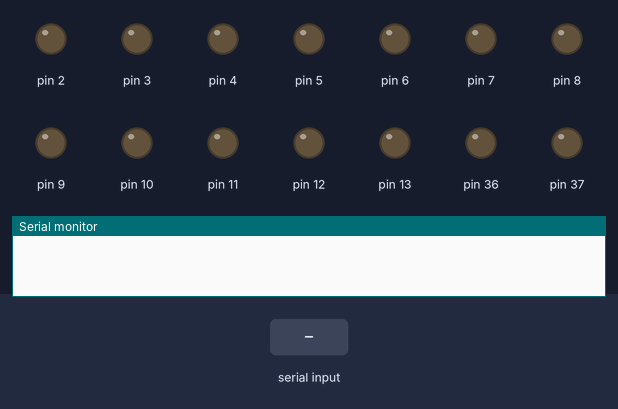
Bench run of a sketch on a simulated Arduino Mega 2560, built with avr-gcc and run on an emulated ATmega2560. On the bench: output pins drawn as LEDs (lit = HIGH), the last lines printed to the serial monitor. The test bench sets the inputs (shaded band).

Above: at 1.2 s.
1.3 s: "F" received over Serial
At 1.5 s:
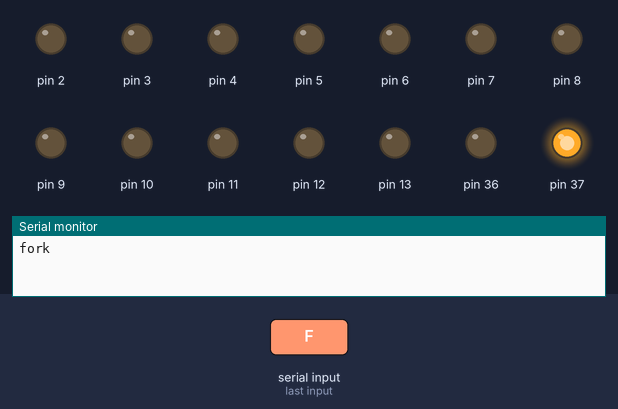
3.5 s: "1" received over Serial
At 4.3 s:
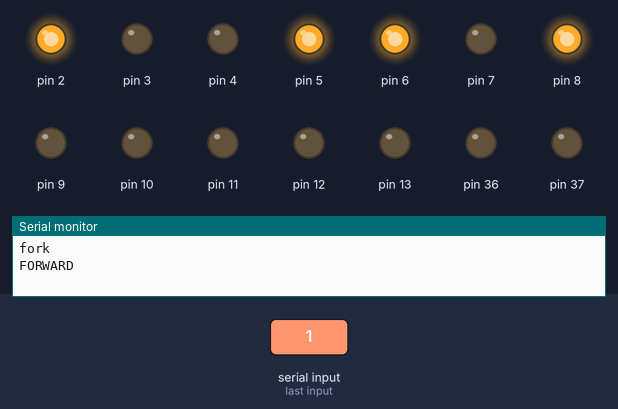
5.0 s: "2" received over Serial
At 5.4 s:
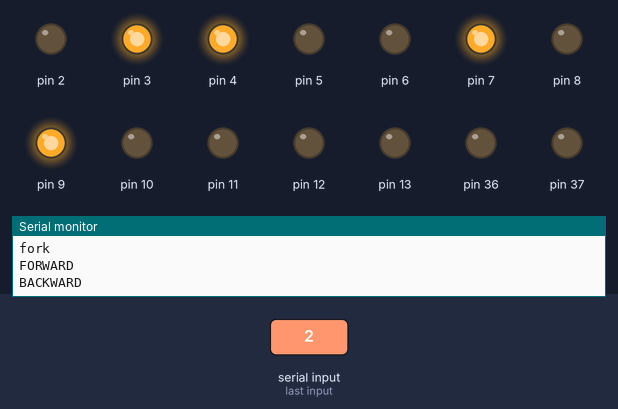
6.5 s: "4" received over Serial
At 7.7 s:
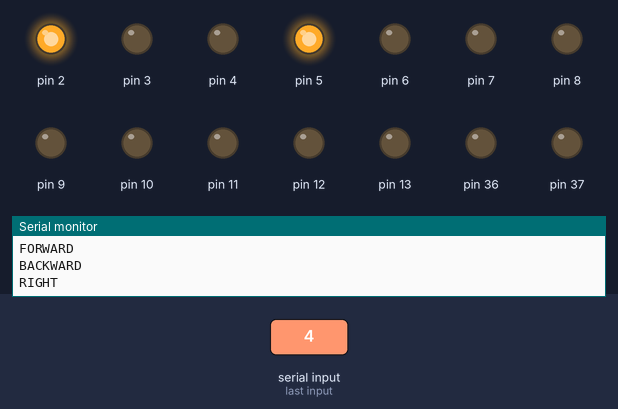
8.0 s: "3" received over Serial
At 8.9 s:
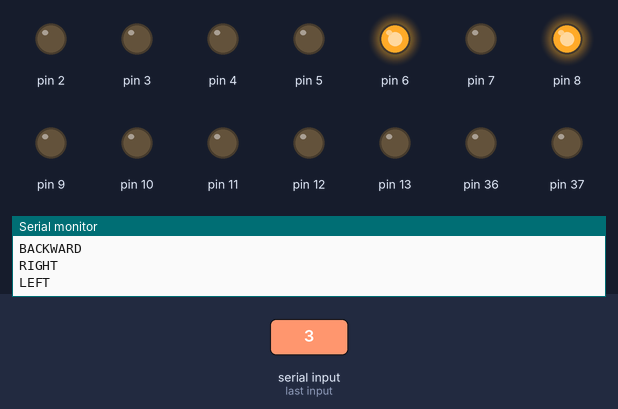
9.5 s: "H" received over Serial
At 10.0 s:
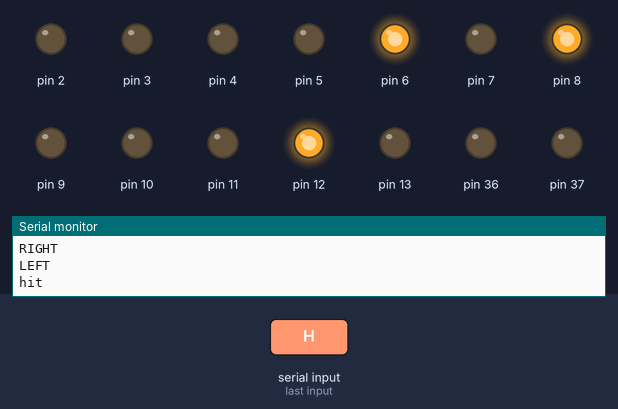
Timing chart, 0 to 13.5 s (numbered marks = the images above; inputs shaded):
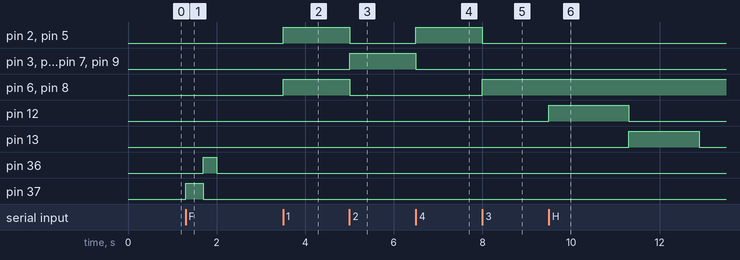

Measured:
- after the input at 1.3 s, pin 36: LOW → HIGH after 0.40 s, → LOW 0.30 s later; pin 37: LOW → HIGH at once, → LOW 0.40 s later
- after the input at 3.5 s, pin 2, pin 5, pin 6, pin 8: LOW → HIGH at once
- after the input at 5.0 s, pin 2, pin 5, pin 6, pin 8: HIGH → LOW at once; pin 3, pin 4, pin 7, pin 9: LOW → HIGH at once
- after the input at 6.5 s, pin 2, pin 5: LOW → HIGH at once; pin 3, pin 4, pin 7, pin 9: HIGH → LOW at once
- after the input at 8.0 s, pin 2, pin 5: HIGH → LOW at once; pin 6, pin 8: LOW → HIGH at once
- after the input at 9.5 s, pin 12: LOW → HIGH at once, → LOW 1.8 s later; pin 13: LOW → HIGH after 1.8 s, → LOW 1.6 s later

The sketch:

ard.ino
```cpp
void hit()
{
  digitalWrite(13,LOW);
  digitalWrite(12,HIGH);
  delay(1800);
  digitalWrite(12,LOW);
  digitalWrite(13,HIGH);
  delay(1600);
  digitalWrite(13,LOW);
  digitalWrite(12,LOW);
}
void fork()
{
  digitalWrite(36,LOW);
  digitalWrite(37,HIGH);
  delay(400);
  digitalWrite(36,HIGH);
  digitalWrite(37,LOW);
  delay(300);
  digitalWrite(36,LOW);
  digitalWrite(37,LOW);

}

void forward()
{

    digitalWrite(2,HIGH);
    digitalWrite(3,LOW);
    digitalWrite(4,LOW);
    digitalWrite(5,HIGH);
    digitalWrite(6,HIGH);
    digitalWrite(7,LOW);
    digitalWrite(8,HIGH);
    digitalWrite(9,LOW);
}
void backward()
{
    digitalWrite(2,LOW);
    digitalWrite(3,HIGH);
    digitalWrite(4,HIGH);
    digitalWrite(5,LOW);
    digitalWrite(6,LOW);
    digitalWrite(7,HIGH);
    digitalWrite(8,LOW);
    digitalWrite(9,HIGH);
}
void right()
{
    digitalWrite(2,HIGH);
    digitalWrite(3,LOW);
    digitalWrite(4,LOW);
    digitalWrite(5,HIGH);
    digitalWrite(6,LOW);
    digitalWrite(7,LOW);
    digitalWrite(8,LOW);
    digitalWrite(9,LOW);

}
void left()
{
    digitalWrite(2,LOW);
    digitalWrite(3,LOW);
    digitalWrite(4,LOW);
    digitalWrite(5,LOW);
    digitalWrite(6,HIGH);
    digitalWrite(7,LOW);
    digitalWrite(8,HIGH);
    digitalWrite(9,LOW);
}
void stop1()
{
    digitalWrite(2,LOW);
    digitalWrite(3,LOW);
    digitalWrite(4,LOW);
    digitalWrite(5,LOW);
    digitalWrite(6,LOW);
    digitalWrite(7,LOW);
    digitalWrite(8,LOW);
    digitalWrite(9,LOW);
}
void setup()
{
    Serial.begin(9600);

  pinMode(2,OUTPUT);
  pinMode(3,OUTPUT);
  pinMode(4,OUTPUT);
  pinMode(5,OUTPUT);
  pinMode(6,OUTPUT);
  pinMode(7,OUTPUT);
  pinMode(8,OUTPUT);
  pinMode(9,OUTPUT);
  pinMode(10,OUTPUT);
  pinMode(11,OUTPUT);
  pinMode(12,OUTPUT);
  pinMode(13,OUTPUT);
  pinMode(36,OUTPUT);
  pinMode(37,OUTPUT);
  stop1();
}
void loop()
{

    while(Serial.available())
    {
        char data=Serial.read();
        if(data=='1')
        {
            Serial.println("FORWARD");
            forward();
         }
        else if(data=='2')
        {
            Serial.println("BACKWARD");
            backward();
        }
        else if (data=='4')
        {
            Serial.println("RIGHT");
            right();
        }
        else if (data=='3')
        {
          Serial.println("LEFT");
            left();
            }
         else if (data=='H')
        {
          Serial.println("hit");
            hit();
         }
          else if (data=='F')
        {
          Serial.println("fork");
            fork();
            }

        else if(data=='0')
          {
            Serial.println("stop");
            stop1();
            }

        }
}
```
